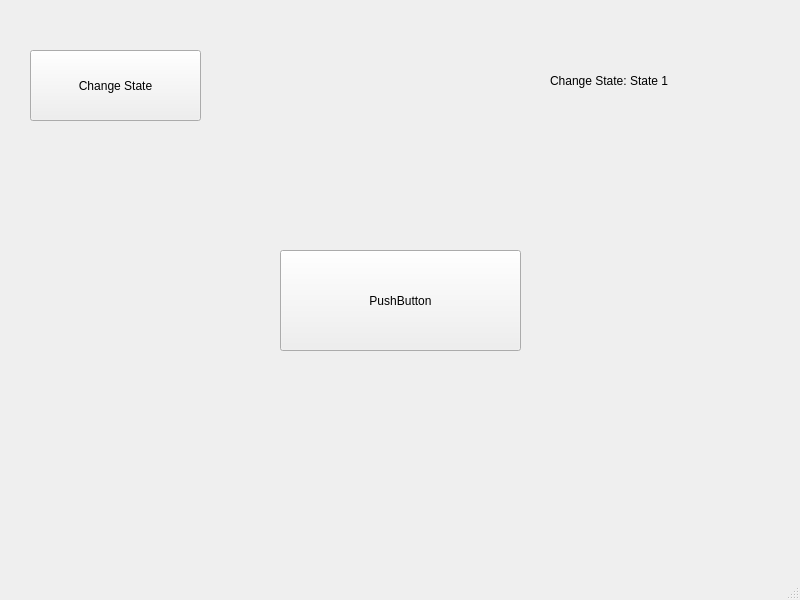
<?xml version="1.0" encoding="UTF-8"?>
<ui version="4.0">
 <class>MainWindow</class>
 <widget class="QMainWindow" name="MainWindow">
  <property name="geometry">
   <rect>
    <x>0</x>
    <y>0</y>
    <width>800</width>
    <height>600</height>
   </rect>
  </property>
  <property name="windowTitle">
   <string>MainWindow</string>
  </property>
  <widget class="QWidget" name="centralwidget">
   <widget class="QPushButton" name="pushButton">
    <property name="geometry">
     <rect>
      <x>30</x>
      <y>50</y>
      <width>171</width>
      <height>71</height>
     </rect>
    </property>
    <property name="text">
     <string>Change State</string>
    </property>
   </widget>
   <widget class="QPushButton" name="pushButton_2">
    <property name="geometry">
     <rect>
      <x>280</x>
      <y>250</y>
      <width>241</width>
      <height>101</height>
     </rect>
    </property>
    <property name="text">
     <string>PushButton</string>
    </property>
   </widget>
   <widget class="QLabel" name="label">
    <property name="geometry">
     <rect>
      <x>550</x>
      <y>60</y>
      <width>171</width>
      <height>41</height>
     </rect>
    </property>
    <property name="text">
     <string>Change State: State 1</string>
    </property>
   </widget>
  </widget>
  <widget class="QMenuBar" name="menubar">
   <property name="geometry">
    <rect>
     <x>0</x>
     <y>0</y>
     <width>800</width>
     <height>22</height>
    </rect>
   </property>
  </widget>
  <widget class="QStatusBar" name="statusbar"/>
 </widget>
 <resources/>
 <connections/>
</ui>
